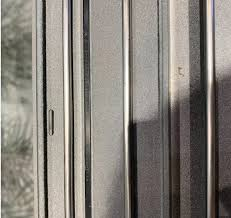
#> input picture eternia_training/Eternia_Training/Eternia_Training/images/train/Alu (102).jpg, 231 x 218 px
$ python -i calibration.py   (imports and definitions only)
#> lines starting #> are read from the running program, lines starting #| are printed output that depends on the picture; after the words box and inside, x2 and y2 are one past the last pixel; in counts of white or black regions, pixels touching at a corner belong together
#> further down, picture is the input picture: shape (218, 231, 3); mean B, G, R 123, 130, 135
import cv2
import numpy as np

# [62 lines left out: functions calibrate, refine_outline, not called in this run]

def rectangular_outline(image):
    """Fallback method to find rectangular outlines using Canny edge detection."""
    smooth = cv2.GaussianBlur(image, (5, 5), 0)
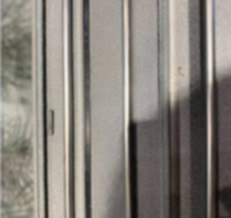
#> smooth: shape (218, 231, 3); mean B, G, R 122.8, 129.8, 134.8
    lab = cv2.cvtColor(smooth, cv2.COLOR_BGR2LAB)
#> lab: shape (218, 231, 3); mean of channels 0, 1, 2 137.3, 128.6, 132.4
    edges = cv2.Canny(lab[:, :, 0], 25, 75)
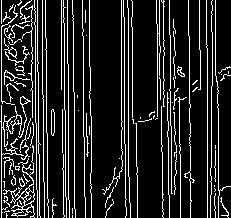
#> edges: shape (218, 231); 14.8% white in thin lines or dots
    masks = [cv2.morphologyEx(edges, cv2.MORPH_CLOSE, np.ones((3, 3), np.uint8))]

    for channel in cv2.split(lab):
        _, mask = cv2.threshold(channel, 0, 255, cv2.THRESH_BINARY + cv2.THRESH_OTSU)
        masks.extend([mask, cv2.bitwise_not(mask)])
#> this loop made 3 passes
#> pass 1, in rectangular_outline, `_, mask = cv2.threshold(channel, 0, 255, cv2.THRESH_BINARY + cv2.THRES..`:
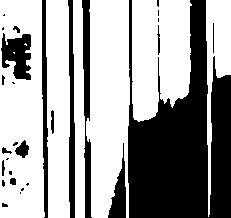
#> mask: shape (218, 231); 62% white; 29 black regions (14 under 20 px), largest, box (x1, y1, x2, y2) and area: (128, 0, 231, 218) 13709, (82, 0, 92, 218) 1283, (68, 0, 75, 218) 1060
#> pass 2, in rectangular_outline, `_, mask = cv2.threshold(channel, 0, 255, cv2.THRESH_BINARY + cv2.THRES..`:
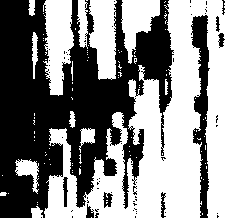
#> mask: shape (218, 231); 52.6% white; 74 black regions (64 under 20 px), largest, box (x1, y1, x2, y2) and area: (0, 0, 174, 218) 21346, (191, 15, 210, 218) 1876, (63, 177, 68, 207) 100
#> pass 3, in rectangular_outline, `_, mask = cv2.threshold(channel, 0, 255, cv2.THRESH_BINARY + cv2.THRES..`:
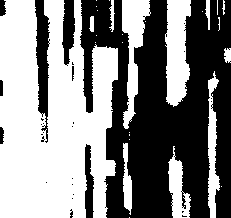
#> mask: shape (218, 231); 51.8% white; 29 black regions (21 under 20 px), largest, box (x1, y1, x2, y2) and area: (80, 0, 231, 218) 21632, (35, 0, 50, 143) 1246, (62, 0, 75, 66) 603
#> after the loop, masks = 7 items

    h, w = image.shape[:2]
#> h = 218; w = 231
    best = None
    best_score = 0

    for mask in masks:
        contours, _ = cv2.findContours(mask, cv2.RETR_LIST, cv2.CHAIN_APPROX_SIMPLE)
        for contour in contours:
            area = cv2.contourArea(contour)
            if not 0.04 * h * w < area < 0.9 * h * w:
                continue
            quad = cv2.approxPolyDP(contour, 0.015 * cv2.arcLength(contour, True), True)
            if len(quad) != 4 or not cv2.isContourConvex(quad):
                continue
            x, y, bw, bh = cv2.boundingRect(quad)
            if min(x, y, w - x - bw, h - y - bh) < 2:
                continue
            a, b = cv2.minAreaRect(quad)[1]
            if min(a, b) < 0.18 * max(a, b):
                continue
            fill = area / (a * b)
            if 0.89 < fill < 1.08 and area * fill > best_score:
                best = quad.reshape(4, 2)
                best_score = area * fill
#> this loop made 7 passes
#> after the loop, best_score = 0
    return best

# [13 lines left out: function measure, not called in this run]

>>> import cv2
>>> picture = cv2.imread('../eternia_training/Eternia_Training/Eternia_Training/images/train/Alu (102).jpg')
>>> result = rectangular_outline(picture)

$ run again, on eternia_training/Eternia_Training/Eternia_Training/images/train/Alu (103).jpg
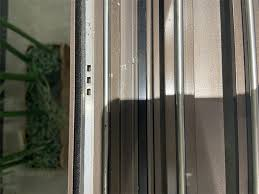
#> input picture eternia_training/Eternia_Training/Eternia_Training/images/train/Alu (103).jpg, 259 x 194 px
#> picture is the input picture: shape (194, 259, 3); mean B, G, R 89.1, 100, 102.3
#> lab: shape (194, 259, 3); mean of channels 0, 1, 2 105.4, 126.7, 134.6
#> in rectangular_outline, `edges = cv2.Canny(lab[:, :, 0], 25, 75)`:
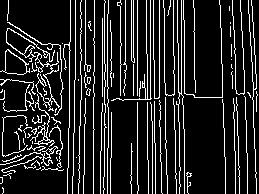
#> edges: shape (194, 259); 14.3% white in thin lines or dots
#> the loop in rectangular_outline, `for channel in cv2.split(lab):` made 3 passes
#> pass 3, in rectangular_outline, `_, mask = cv2.threshold(channel, 0, 255, cv2.THRESH_BINARY + cv2.THRES..`:
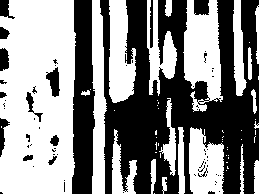
#> mask: shape (194, 259); 53.6% white; 64 black regions (48 under 20 px), largest, box (x1, y1, x2, y2) and area: (100, 0, 259, 194) 17921, (72, 0, 95, 194) 3647, (46, 67, 60, 97) 245
#> after the loop in rectangular_outline, `for channel in cv2.split(lab):`: masks = 7 items
#> the loop in rectangular_outline, `for mask in masks:` made 7 passes
#> after the loop in rectangular_outline, `for mask in masks:`: best_score = 0

$ run again, on eternia_training/Eternia_Training/Eternia_Training/images/train/Alu (111).jpg
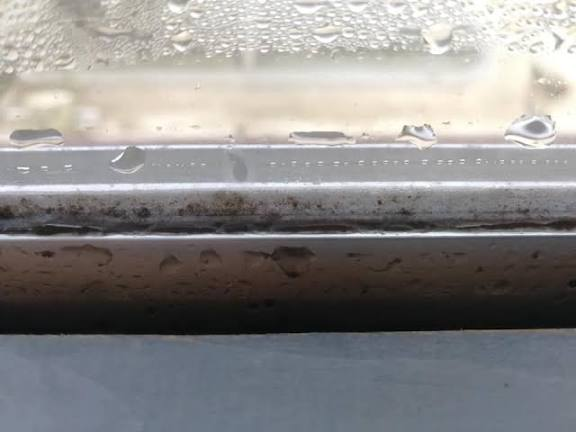
#> input picture eternia_training/Eternia_Training/Eternia_Training/images/train/Alu (111).jpg, 576 x 432 px
#> picture is the input picture: shape (432, 576, 3); mean B, G, R 136.7, 137.1, 138.8
#> lab: shape (432, 576, 3); mean of channels 0, 1, 2 142.8, 128.8, 128.4
#> in rectangular_outline, `edges = cv2.Canny(lab[:, :, 0], 25, 75)`:
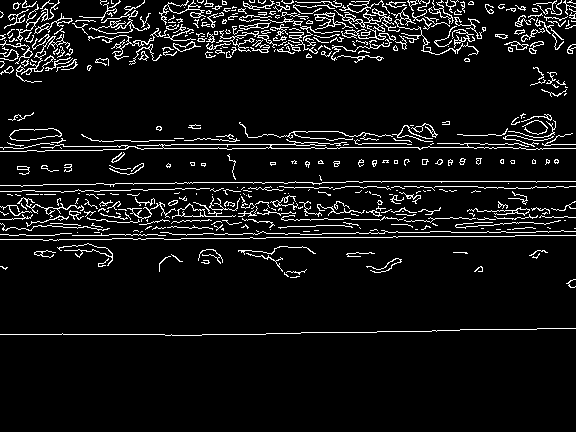
#> edges: shape (432, 576); 7.4% white in thin lines or dots, all inside (x1, y1, x2, y2) = (0, 0, 576, 336)
#> the loop in rectangular_outline, `for channel in cv2.split(lab):` made 3 passes
#> pass 3, in rectangular_outline, `_, mask = cv2.threshold(channel, 0, 255, cv2.THRESH_BINARY + cv2.THRES..`:
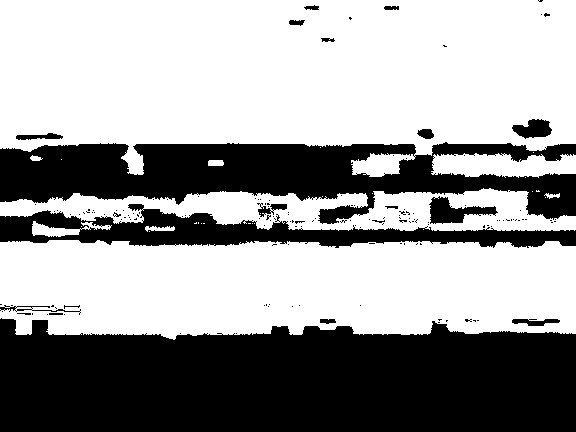
#> mask: shape (432, 576); 60.9% white; 154 black regions (135 under 20 px), largest, box (x1, y1, x2, y2) and area: (0, 318, 576, 432) 57477, (0, 142, 576, 224) 26143, (0, 204, 576, 248) 10489
#> after the loop in rectangular_outline, `for channel in cv2.split(lab):`: masks = 7 items
#> the loop in rectangular_outline, `for mask in masks:` made 7 passes
#> after the loop in rectangular_outline, `for mask in masks:`: best_score = 0
